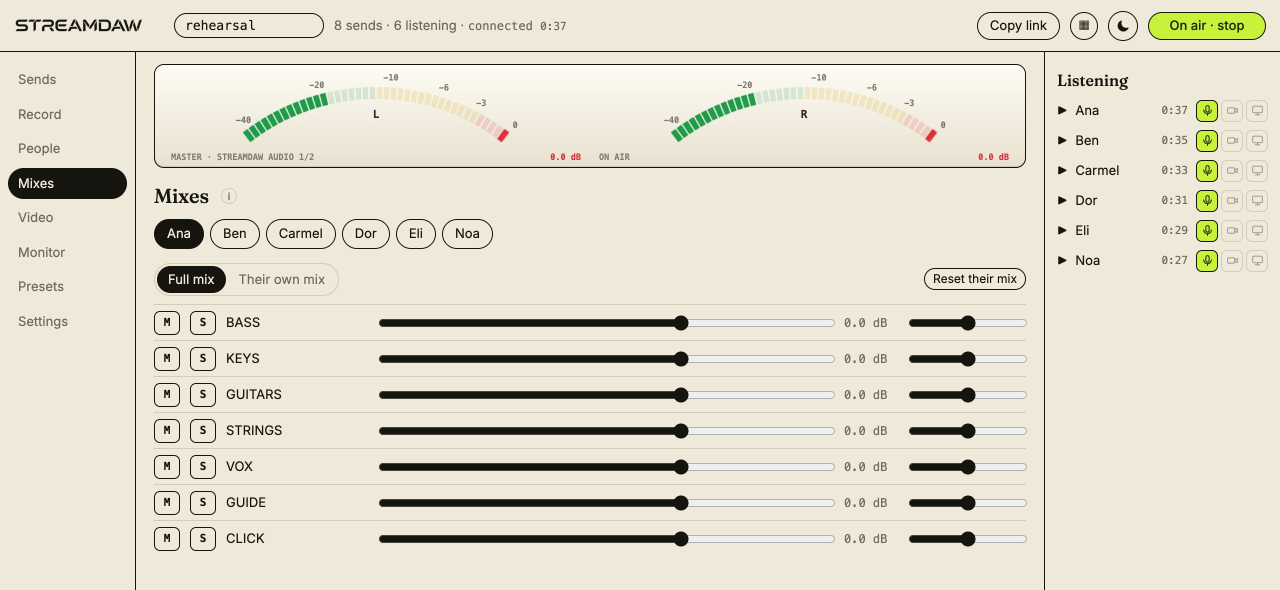
#> input picture apps/sdaw-v2-mixes.jpg, 2560 x 1180 px (shown at 1/2 size)
$ python make-package-art.py ../apps/sdaw-v2-mixes.jpg ../apps/sdaw-v2-phone.jpg ../apps/sdaw-v2-phone.jpg ../apps/sdaw-v2-phone.jpg
#> lines starting #> are read from the running program, lines starting #| are printed output that depends on the picture
"""
Turn a piece of character art into a product package, like the old
Snowstar Music Library boxes.

The box is what makes it read as a product rather than a picture: a front face,
a spine turned slightly away, a top edge, and a reflection under it. All of that
is a perspective transform, which Pillow can do exactly — no 3D, no renderer.

The character art is generated separately and passed in. This file only does the
packaging, so the art can be replaced, regenerated or hand-drawn without any of
the box geometry changing.
"""
import io, os, math
from PIL import Image, ImageDraw, ImageFont, ImageFilter

SC = '/private/tmp/claude-501/-Users-kayma-Desktop/5de9b6e0-aa6d-4b73-9d49-b7b84b13433e/scratchpad'
ANTON = SC + '/fonts/Anton-Regular.ttf'
SORA = SC + '/fonts/Sora[wght].ttf'

W, H = 1400, 1000
CREAM = (243, 238, 230)
GRAD_A, GRAD_B = (255, 214, 92), (232, 84, 62)


def sora(size, weight=500):
    f = ImageFont.truetype(SORA, size)
    try: f.set_variation_by_axes([weight])
    except Exception: pass
    return f


def coeffs(src, dst):
    """Perspective coefficients mapping dst quad -> src quad, which is the
       direction PIL's transform wants."""
    m = []
    for (x, y), (u, v) in zip(dst, src):
        m.append([x, y, 1, 0, 0, 0, -u * x, -u * y])
        m.append([0, 0, 0, x, y, 1, -v * x, -v * y])
    import numpy as np
    A = np.matrix(m, dtype=float)
    B = np.array(src).reshape(8)
    return np.array(np.dot(np.linalg.inv(A.T * A) * A.T, B)).reshape(8)


def warp(img, quad, size):
    """Place `img` into an RGBA canvas of `size` so its corners land on `quad`
       (tl, tr, br, bl)."""
    w, h = img.size
    src = [(0, 0), (w, 0), (w, h), (0, h)]
    out = img.convert('RGBA').transform(
        size, Image.PERSPECTIVE, coeffs(src, quad), Image.BICUBIC)
    return out


def shade(img, amount):
    """Darken a face so the box has a light direction."""
    if amount <= 0: return img
    d = Image.new('RGBA', img.size, (0, 0, 0, int(255 * amount)))
    d.putalpha(Image.eval(img.split()[3], lambda a: int(a * amount)))
    return Image.alpha_composite(img, d)


def spine_from(front, width):
    """A spine built from a blurred, darkened slice of the front, so it always
       shares the artwork's palette without needing a second image."""
    w, h = front.size
    strip = front.crop((0, 0, max(2, w // 8), h)).resize((width, h), Image.LANCZOS)
    return strip.filter(ImageFilter.GaussianBlur(6))


def make_box(art_path, title, subtitle, out_path, kicker='SNOWSTAR MUSIC LIBRARY'):
#> called with art_path = '../apps/sdaw-v2-mixes.jpg', title = '../apps/sdaw-v2-phone.jpg', subtitle = '../apps/sdaw-v2-phone.jpg', out_path = '../apps/sdaw-v2-phone.jpg', kicker = 'SNOWSTAR MUSIC LIBRARY'
    art = Image.open(art_path).convert('RGB')
#> art is the input picture: PIL image 2560x1180 RGB; mean R, G, B 225.9, 221, 204.9
    # Crop to the tall box proportion the reference uses.
    tw, th = 620, 880
    ar = art.width / art.height
#> ar = 2.17
    want = tw / th
    if ar > want:
        nw = int(art.height * want)
#> nw = 831
        art = art.crop(((art.width - nw) // 2, 0, (art.width + nw) // 2, art.height))
#> art: PIL image 831x1180 RGB
    else:
        nh = int(art.width / want)
        art = art.crop((0, 0, art.width, nh))
    art = art.resize((tw, th), Image.LANCZOS)
#> art: PIL image 620x880 RGB

    face = Image.new('RGBA', (tw, th), (0, 0, 0, 0))
#> face: PIL image 620x880 RGBA; every value is 0
    face.paste(art, (0, 0))
    d = ImageDraw.Draw(face)

    # Type block over a gradient scrim, so a busy image never eats the title.
    scrim = Image.new('RGBA', (tw, 300), (0, 0, 0, 0))
#> scrim: PIL image 620x300 RGBA; every value is 0
    sd = ImageDraw.Draw(scrim)
    for i in range(300):
        sd.line([(0, i), (tw, i)], fill=(8, 7, 10, int(235 * (i / 300) ** 1.5)))
    face.alpha_composite(scrim, (0, th - 300))
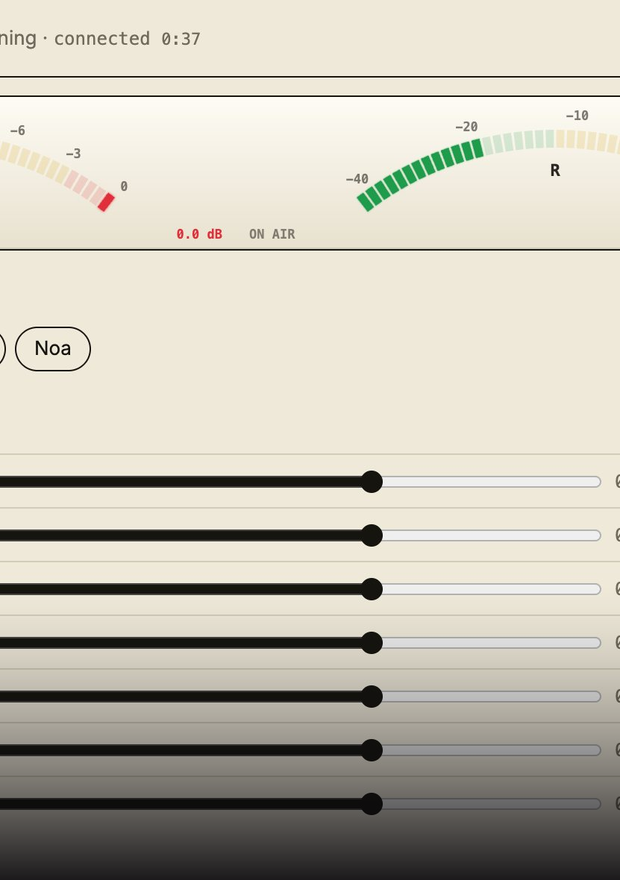
#> face: PIL image 620x880 RGBA; mean R, G, B, A 197.4, 193.1, 180.7, 255

    size = 76
    while size > 30:
        f = ImageFont.truetype(ANTON, size)
        if d.textlength(title.upper(), font=f) <= tw - 76: break
        size -= 2
#> after the loop, size = 38
    f = ImageFont.truetype(ANTON, size)
    d.text((38, th - 96 - size), title.upper(), font=f, fill=CREAM)
    if subtitle:
        d.text((40, th - 76), subtitle.upper(), font=sora(18, 600), fill=(198, 190, 200))
    d.text((40, th - 142 - size), kicker, font=sora(15, 600), fill=GRAD_A)
    for i in range(90):
        d.rectangle([38 + i, th - 164 - size, 39 + i, th - 160 - size],
                    fill=tuple(round(a + (b - a) * (i / 89)) for a, b in zip(GRAD_A, GRAD_B)))

    canvas = Image.new('RGBA', (W, H), (0, 0, 0, 0))
#> canvas: PIL image 1400x1000 RGBA; every value is 0

    # Perspective: the front turned a little, the spine catching the rest.
    x0, top, bot = 520, 52, 948
    front_q = [(x0, top + 30), (x0 + 540, top), (x0 + 540, bot), (x0, bot - 30)]
    spine_q = [(x0 - 178, top + 116), (x0, top + 30), (x0, bot - 30), (x0 - 178, bot - 116)]

    sp = shade(warp(spine_from(art, 150), spine_q, (W, H)), 0.42)
#> in spine_from, `return strip.filter(ImageFilter.GaussianBlur(6))`:
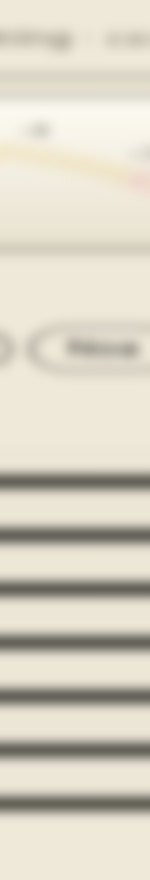
#> returned value: PIL image 150x880 RGB; mean R, G, B 216.4, 211, 196.5
#> in warp, `w, h = img.size`: w = 150; h = 880
#> in warp, `src = [(0, 0), (w, 0), (w, h), (0, h)]`: src = [(0, 0), (150, 0), (150, 880), (0, 880)]
#> the loop in coeffs, `for (x, y), (u, v) in zip(dst, src):` made 4 passes
#> (x, y, u, v) on passes 1 to 4: (342, 168, 0, 0), (520, 82, 150, 0), (520, 918, 150, 880), (342, 832, 0, 880)
#> after the loop in coeffs, `for (x, y), (u, v) in zip(dst, src):`: m = 8 items, first 6: [342, 168, 1, 0, 0, 0, 0, 0], [0, 0, 0, 342, 168, 1, 0, 0], [520, 82, 1, 0, 0, 0, -78000, -12300], [0, 0, 0, 520, 82, 1, 0, 0], [520, 918, 1, 0, 0, 0, -78000, -137700], [0, 0, 0, 520, 918, 1, -457600, -807840]
#> in coeffs, `B = np.array(src).reshape(8)`: B = [0, 0, 150, 0, 150, 880, 0, 880]
    fr = warp(face, front_q, (W, H))
    canvas.alpha_composite(sp)
    canvas.alpha_composite(fr)
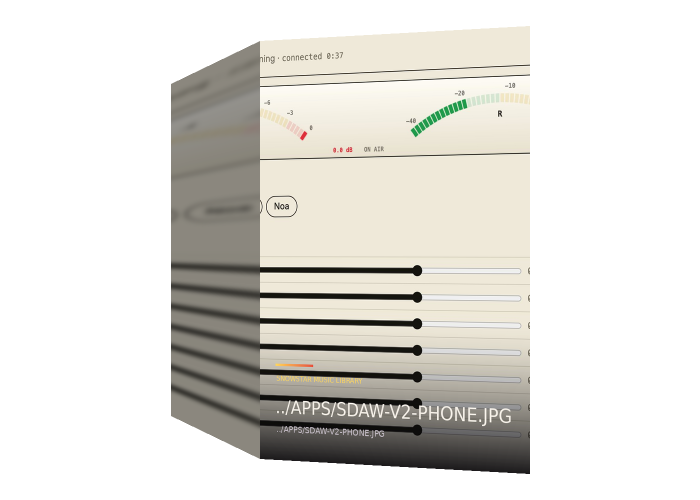
#> canvas: PIL image 1400x1000 RGBA (shown at 1/2 size); mean R, G, B, A 78.3, 76.6, 71.6, 109.5; transparent parts drawn white

    # Reflection: the same box flipped, faded, and squashed.
    refl = canvas.transpose(Image.FLIP_TOP_BOTTOM).resize((W, H // 2), Image.LANCZOS)
    mask = Image.linear_gradient('L').rotate(180).resize((W, H // 2))
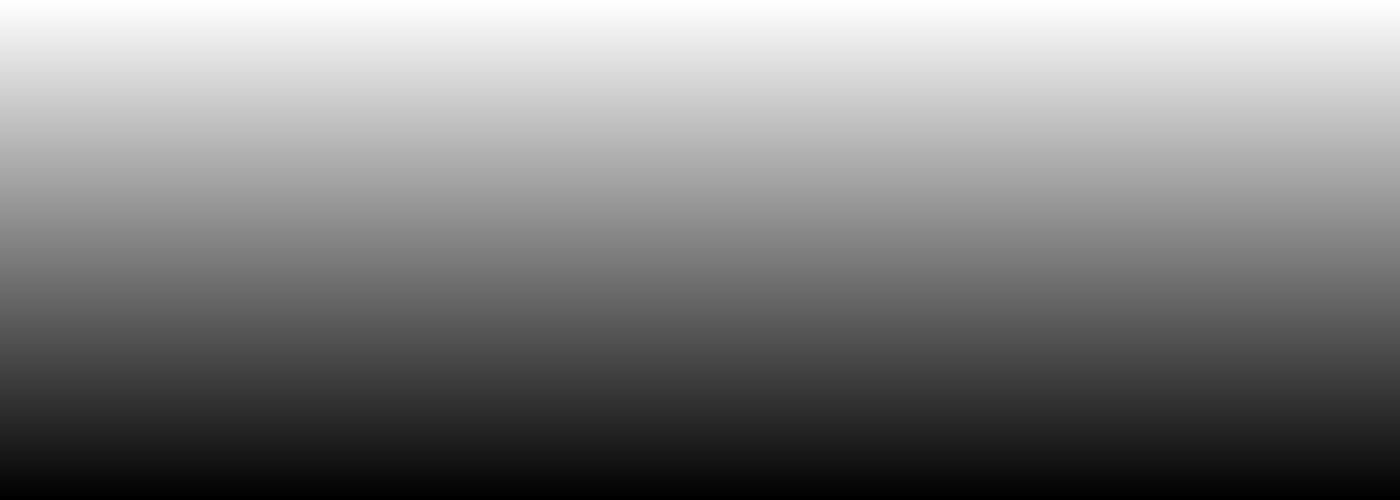
#> mask: PIL image 1400x500 L; min 0, max 255, mean 127.5
    refl.putalpha(Image.eval(mask, lambda a: int(a * 0.22)))
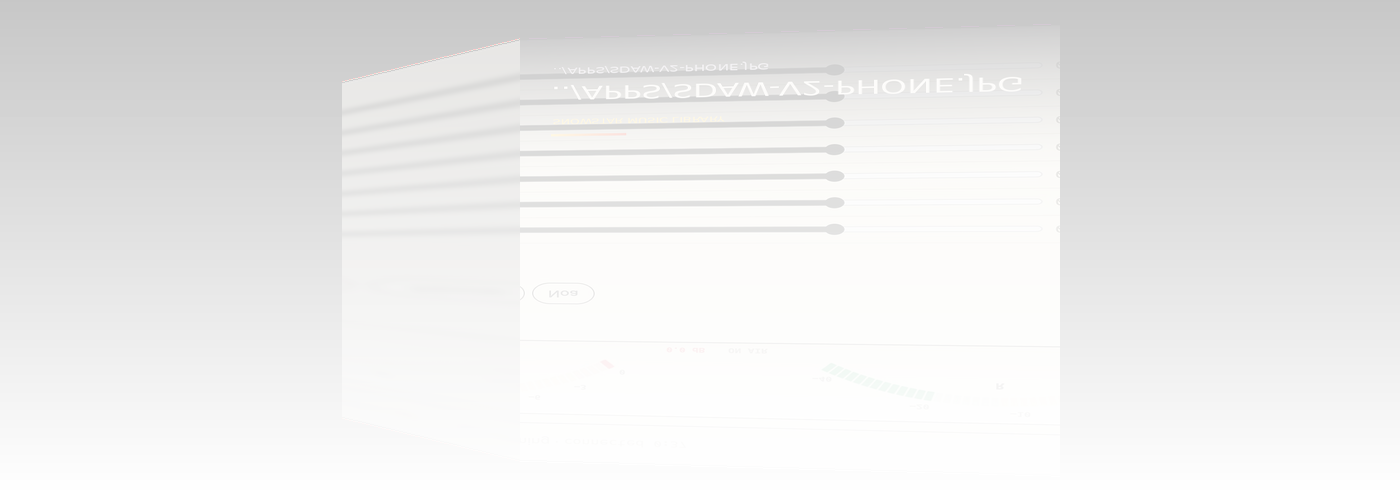
#> refl: PIL image 1400x500 RGBA; mean R, G, B, A 78.8, 77, 72, 27.6; transparent parts drawn white

    bg = Image.new('RGBA', (W, H + H // 2), (12, 11, 15, 255))
    bd = ImageDraw.Draw(bg)
    for i in range(H + H // 2):                     # a soft vertical wash
        t = i / (H + H // 2)
        bd.line([(0, i), (W, i)], fill=(int(12 + 26 * (1 - t)), int(11 + 20 * (1 - t)),
                                        int(15 + 30 * (1 - t)), 255))
    bg.alpha_composite(canvas, (0, 0))
    bg.alpha_composite(refl, (0, H - 40))
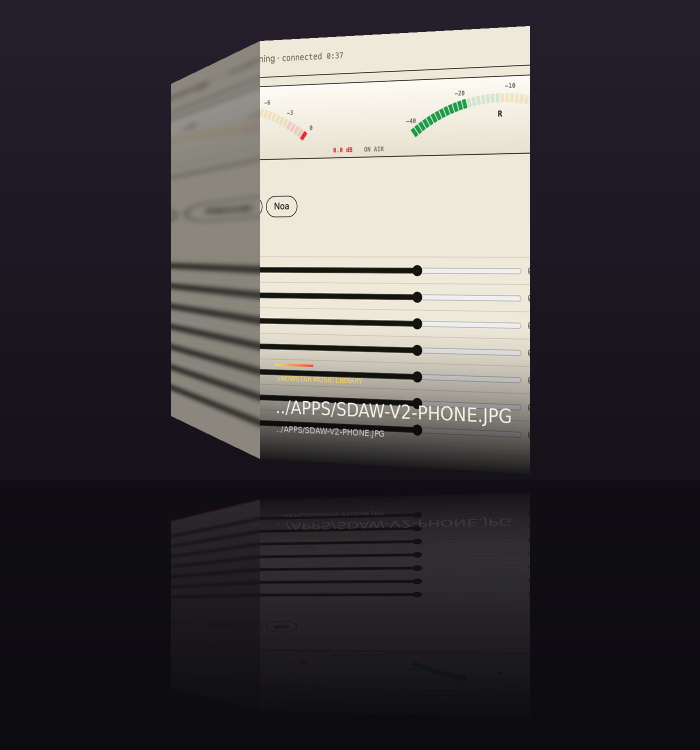
#> bg: PIL image 1400x1500 RGBA (shown at 1/2 size); mean R, G, B, A 70.4, 66.7, 68.9, 255

    bg.convert('RGB').crop((150, 0, W - 130, H + 300)).save(out_path, quality=92, optimize=True)
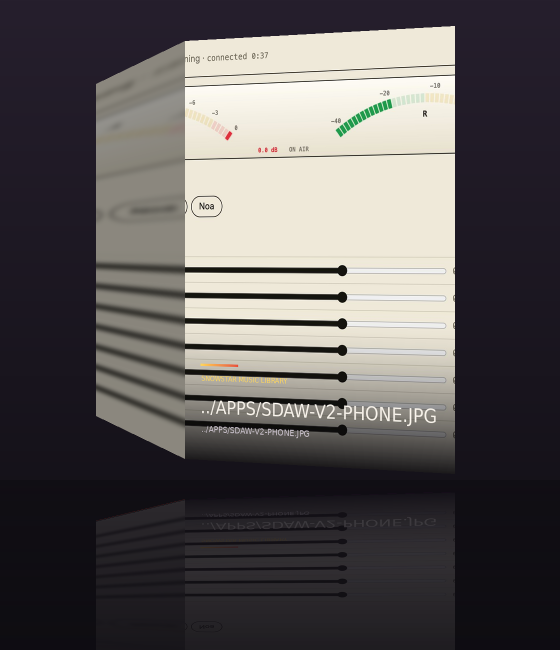
#> saved as sdaw-v2-phone.jpg: PIL image 1120x1300 RGB (shown at 1/2 size); mean R, G, B 92.1, 88.1, 88.1
    return out_path


if __name__ == '__main__':
    import sys
    make_box(sys.argv[1], sys.argv[2], sys.argv[3] if len(sys.argv) > 3 else '', sys.argv[4])
    print('written', sys.argv[4])
